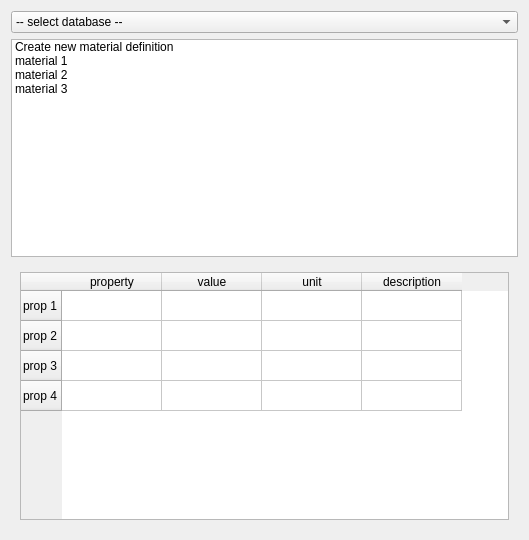
<?xml version="1.0" encoding="UTF-8"?>
<ui version="4.0">
 <class>MaterialDBInterface</class>
 <widget class="QWidget" name="MaterialDBInterface">
  <property name="geometry">
   <rect>
    <x>0</x>
    <y>0</y>
    <width>529</width>
    <height>540</height>
   </rect>
  </property>
  <property name="windowTitle">
   <string>Form</string>
  </property>
  <layout class="QGridLayout" name="gridLayout_3">
   <item row="0" column="0">
    <widget class="QComboBox" name="cb_selectDB">
     <item>
      <property name="text">
       <string>-- select database --</string>
      </property>
     </item>
     <item>
      <property name="text">
       <string>LocalDB (default)</string>
      </property>
     </item>
     <item>
      <property name="text">
       <string>SimCenter GeoDB</string>
      </property>
     </item>
    </widget>
   </item>
   <item row="1" column="0">
    <widget class="QListWidget" name="lst_materialSelection">
     <property name="sizePolicy">
      <sizepolicy hsizetype="Expanding" vsizetype="Expanding">
       <horstretch>0</horstretch>
       <verstretch>1</verstretch>
      </sizepolicy>
     </property>
     <item>
      <property name="text">
       <string>Create new material definition</string>
      </property>
     </item>
     <item>
      <property name="text">
       <string>material 1</string>
      </property>
     </item>
     <item>
      <property name="text">
       <string>material 2</string>
      </property>
     </item>
     <item>
      <property name="text">
       <string>material 3</string>
      </property>
      <property name="flags">
       <set>ItemIsSelectable|ItemIsUserCheckable|ItemIsEnabled</set>
      </property>
     </item>
    </widget>
   </item>
   <item row="2" column="0">
    <widget class="QStackedWidget" name="stackedWidget">
     <property name="sizePolicy">
      <sizepolicy hsizetype="Expanding" vsizetype="Expanding">
       <horstretch>0</horstretch>
       <verstretch>0</verstretch>
      </sizepolicy>
     </property>
     <property name="currentIndex">
      <number>0</number>
     </property>
     <widget class="QWidget" name="tab_knownMaterial">
      <layout class="QGridLayout" name="gridLayout">
       <item row="0" column="0">
        <widget class="QTableWidget" name="tbl_materialProperties">
         <property name="sizePolicy">
          <sizepolicy hsizetype="Expanding" vsizetype="Expanding">
           <horstretch>1</horstretch>
           <verstretch>1</verstretch>
          </sizepolicy>
         </property>
         <row>
          <property name="text">
           <string>prop 1</string>
          </property>
         </row>
         <row>
          <property name="text">
           <string>prop 2</string>
          </property>
         </row>
         <row>
          <property name="text">
           <string>prop 3</string>
          </property>
         </row>
         <row>
          <property name="text">
           <string>prop 4</string>
          </property>
         </row>
         <column>
          <property name="text">
           <string>property</string>
          </property>
         </column>
         <column>
          <property name="text">
           <string>value</string>
          </property>
         </column>
         <column>
          <property name="text">
           <string>unit</string>
          </property>
         </column>
         <column>
          <property name="text">
           <string>description</string>
          </property>
         </column>
        </widget>
       </item>
      </layout>
     </widget>
     <widget class="QWidget" name="tab_newMaterial">
      <layout class="QGridLayout" name="gridLayout_2">
       <item row="1" column="0">
        <widget class="QTableWidget" name="tbl_materialProperties_2">
         <property name="sizePolicy">
          <sizepolicy hsizetype="Expanding" vsizetype="Expanding">
           <horstretch>1</horstretch>
           <verstretch>1</verstretch>
          </sizepolicy>
         </property>
         <row>
          <property name="text">
           <string>prop 1</string>
          </property>
         </row>
         <row>
          <property name="text">
           <string>prop 2</string>
          </property>
         </row>
         <row>
          <property name="text">
           <string>prop 3</string>
          </property>
         </row>
         <row>
          <property name="text">
           <string>prop 4</string>
          </property>
         </row>
         <column>
          <property name="text">
           <string>property</string>
          </property>
         </column>
         <column>
          <property name="text">
           <string>value</string>
          </property>
         </column>
         <column>
          <property name="text">
           <string>unit</string>
          </property>
         </column>
         <column>
          <property name="text">
           <string>description</string>
          </property>
         </column>
        </widget>
       </item>
       <item row="0" column="0">
        <widget class="QSplitter" name="splitter">
         <property name="orientation">
          <enum>Qt::Horizontal</enum>
         </property>
         <widget class="QLabel" name="label">
          <property name="text">
           <string>name:</string>
          </property>
         </widget>
         <widget class="QLineEdit" name="lned_materialName">
          <property name="sizePolicy">
           <sizepolicy hsizetype="Expanding" vsizetype="Fixed">
            <horstretch>3</horstretch>
            <verstretch>0</verstretch>
           </sizepolicy>
          </property>
         </widget>
         <widget class="QLabel" name="label_2">
          <property name="sizePolicy">
           <sizepolicy hsizetype="Preferred" vsizetype="Preferred">
            <horstretch>0</horstretch>
            <verstretch>0</verstretch>
           </sizepolicy>
          </property>
          <property name="text">
           <string># of properties:</string>
          </property>
         </widget>
         <widget class="QLineEdit" name="lned_numProperties">
          <property name="sizePolicy">
           <sizepolicy hsizetype="Preferred" vsizetype="Fixed">
            <horstretch>1</horstretch>
            <verstretch>0</verstretch>
           </sizepolicy>
          </property>
          <property name="minimumSize">
           <size>
            <width>35</width>
            <height>0</height>
           </size>
          </property>
          <property name="maximumSize">
           <size>
            <width>35</width>
            <height>16777215</height>
           </size>
          </property>
         </widget>
        </widget>
       </item>
       <item row="2" column="0">
        <widget class="QSplitter" name="splitter_2">
         <property name="orientation">
          <enum>Qt::Horizontal</enum>
         </property>
         <widget class="QPushButton" name="pb_reset">
          <property name="text">
           <string>reset</string>
          </property>
         </widget>
         <widget class="QPushButton" name="pb_commit">
          <property name="text">
           <string>commit</string>
          </property>
         </widget>
        </widget>
       </item>
      </layout>
     </widget>
    </widget>
   </item>
  </layout>
 </widget>
 <resources/>
 <connections/>
</ui>
